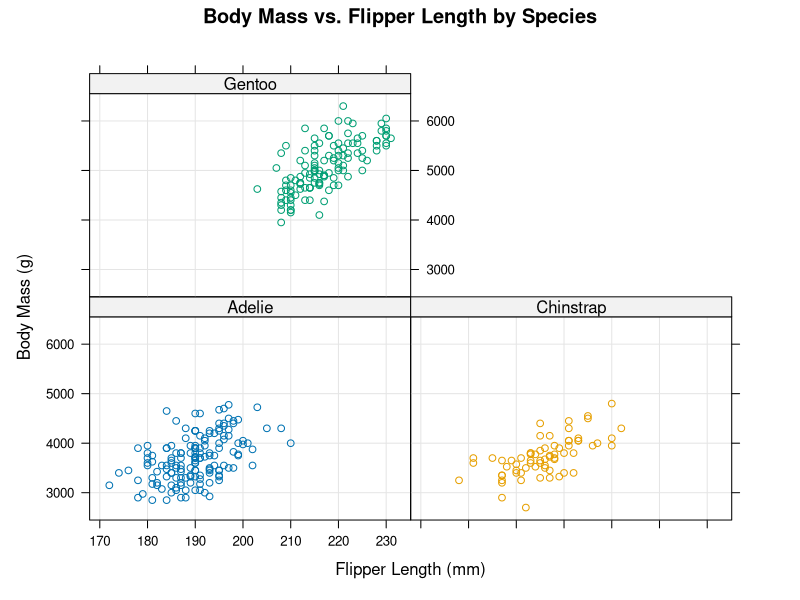

Write the R code that produced this figure.
## ---- chunk 1
knitr::opts_chunk$set(echo = TRUE)
## ---- chunk 2
library(palmerpenguins)
library(lattice)
## ---- chunk 3
penguins
## ---- chunk 4
xyplot(body_mass_g ~ flipper_length_mm | species, data = penguins,
       grid = TRUE,
       group = species,
       #panel = panel.smoothScatter,
       xlab = "Flipper Length (mm)", ylab = "Body Mass (g)",
       main = "Body Mass vs. Flipper Length by Species")
